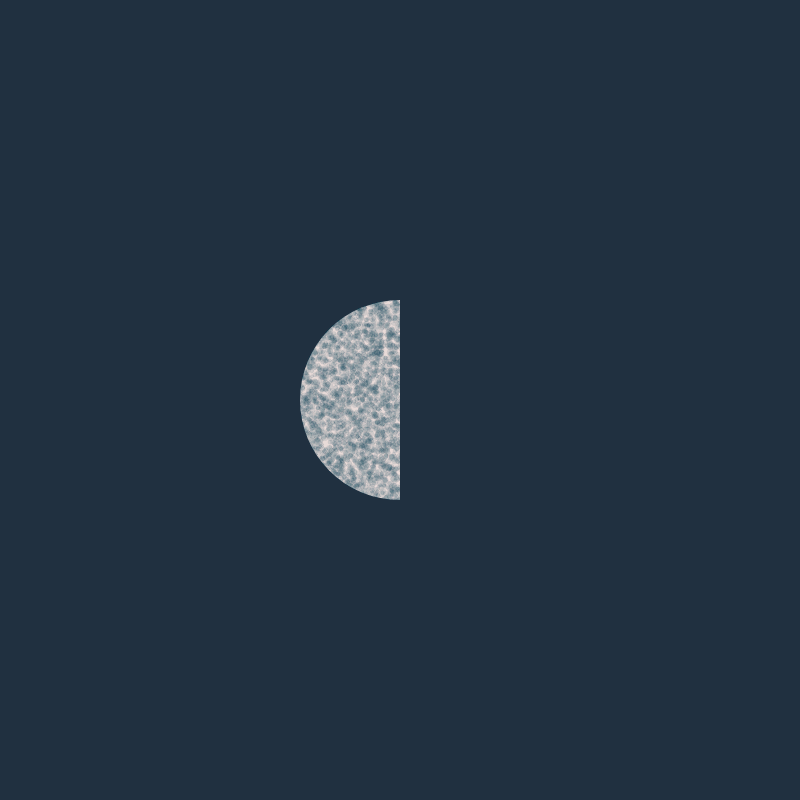
Frame 1 (no input)
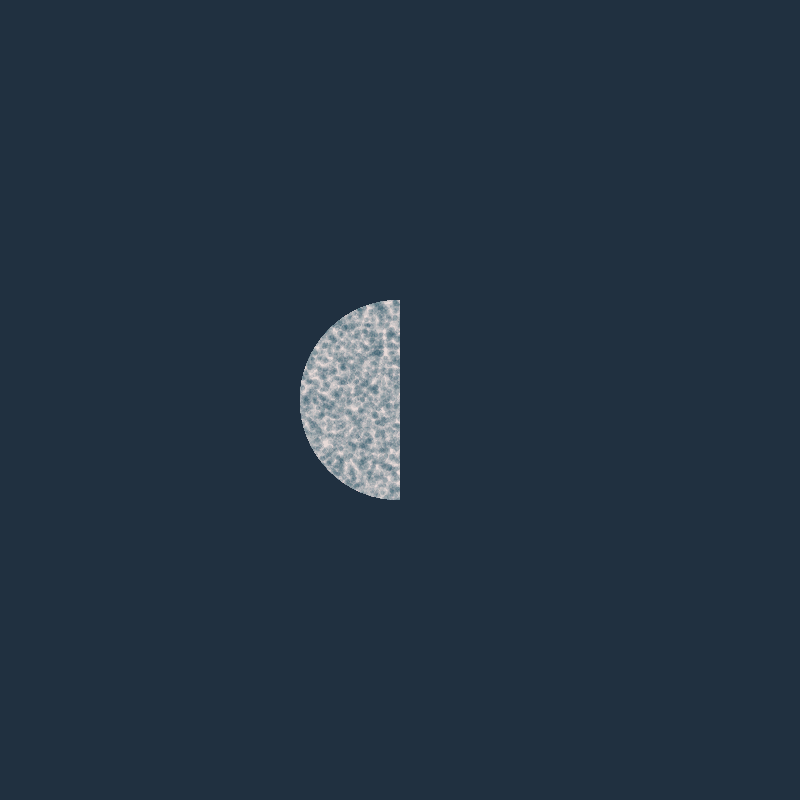
Frame 60 (no input)
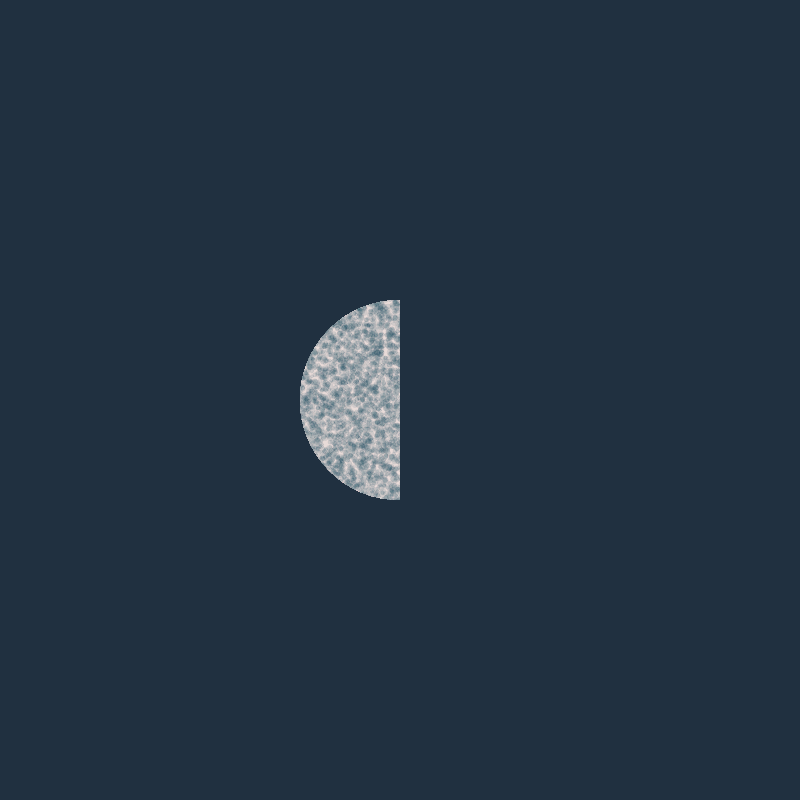
Frame 120 (the mouse pressed at the canvas centre since frame 60)

The p5.js sketch that drew these frames (run headless with seeded random() and noise() and a simulated clock; from frame 60 on, the mouse is pressed at the canvas centre):

// p5.js sketch
// ── sketch.js
let customTexturedShape;

function setup() {
  createCanvas(800, 800);
  pixelDensity(1);
  colorMode(HSL, 360, 1, 1, 1);

  customTexturedShape = {
    texture: createGraphics(width, height),
    texture_col: color(200, 0.8, 0.2, 0.1),
    shape_bg: createGraphics(width, height),
    col: '#E8DBD899',
    img: createGraphics(width, height)
  }
  customTexturedShape.texture.colorMode(HSL, 360, 1, 1, 1);



  background('#203040');
  createTexturedShape(customTexturedShape.img,
    customTexturedShape.col,
    customTexturedShape.texture,
    customTexturedShape.texture_col);

}

function draw() {
  background('#203040');
  createCustomShapeBackground(customTexturedShape.shape_bg, '#E8DBD8');
  image(customTexturedShape.img, 0, 0);
}

function createTexturedShape(c_shape, col, g, t) {
  createCustomShape(c_shape);
  createTexture(g, t);
  applyTextureToShape(c_shape, g);
}


function createCustomShape(c_shape) {
  c_shape.push();
  c_shape.noStroke();
  c_shape.translate(width / 2, height / 2);
  c_shape.arc(0, 0, 200, 200, HALF_PI, HALF_PI * 3);
  c_shape.pop();
}

function createCustomShapeBackground(bg, col) {
  bg.push();
  bg.noStroke();
  bg.fill(col)
  bg.translate(width / 2, height / 2);
  bg.arc(0, 0, 200, 200, HALF_PI, HALF_PI * 3);
  bg.pop();

  image(bg, 0, 0);
}

function createTexture(g, c) {
  g.clear();
  let noiz = 0.1;
  let rnd = random(0.000001, 0.00001);
  for (let i = 0; i < 100000; i++) {
    const x = random(1) * width;
    const y = random(1) * height;
    const w = noise(noiz) * random(9, 13);
    const h = noise(noiz) * random(9, 13);
    g.stroke(c);
    g.strokeWeight(noiz)
    g.fill(c);
    g.ellipse(x, y, w, h);

    noiz += rnd;
  }
}

function applyTextureToShape(c_shape, tex) {
  c_shape.loadPixels();

  for (let y = 0; y < height; y++) {
    for (let x = 0; x < width; x++) {
      let index = (x + y * width) * 4;
      if (c_shape.pixels[index + 3] != 0) {
        c_shape.pixels[index + 0] = tex.get(x, y)[0];
        c_shape.pixels[index + 1] = tex.get(x, y)[1];
        c_shape.pixels[index + 2] = tex.get(x, y)[2];
        c_shape.pixels[index + 3] = tex.get(x, y)[3];
      }
    }
  }
  c_shape.updatePixels();
}
